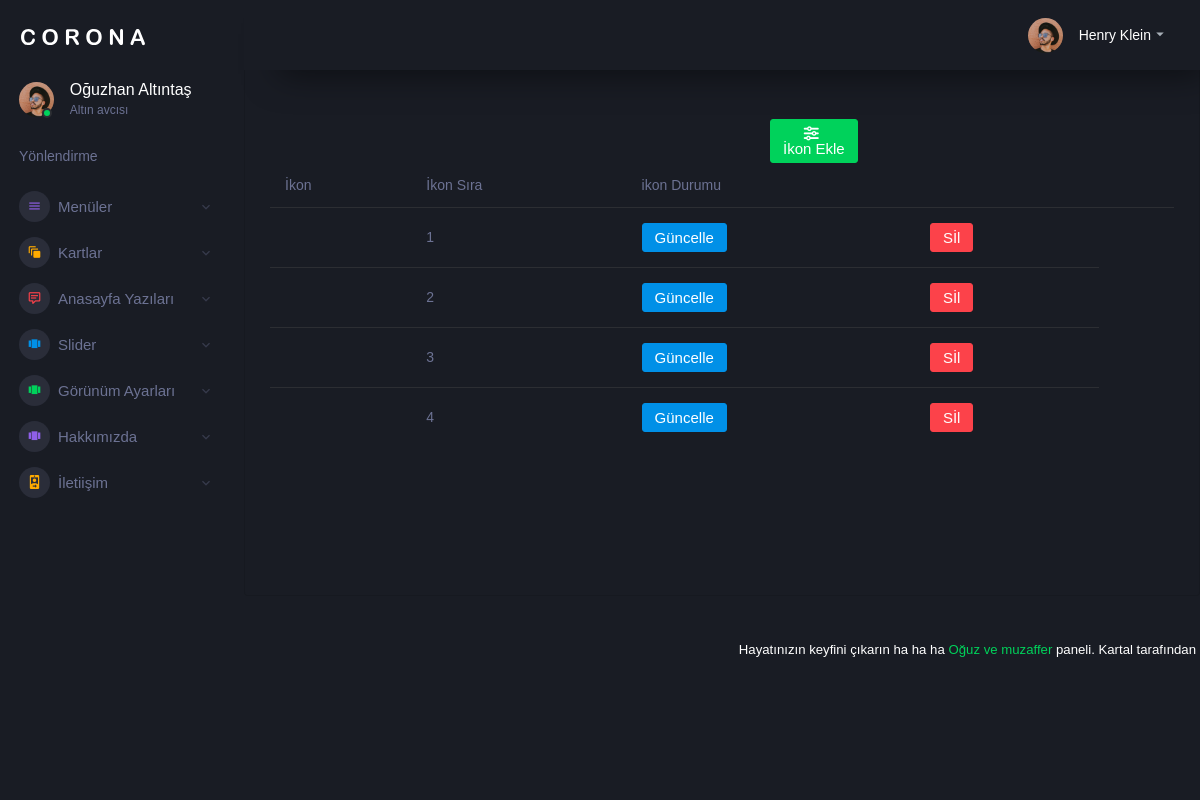
Page /adminPanel/ikonGuncelle.php (signed in) on the committed database.
### tables this page shows
CREATE TABLE IF NOT EXISTS `simgeler` (
  `id` int(11) NOT NULL AUTO_INCREMENT,
  `sosyal_medya_isim` varchar(50) NOT NULL,
  `durum` tinyint(1) NOT NULL,
  `sira` int(11) NOT NULL,
  PRIMARY KEY (`id`)
);

### adminPanel/ikonGuncelle.php (the view, shortened to what this page needs)
<?php
include "panelheader.php";
include "../baglan.php";
?>
										 <div class="row">
              <div class="col-lg-12 grid-margin stretch-card">
                <div class="card">
                  <div class="card-body">
                    <h4 class="card-title">Kart Listesi</h4>
                    <button style="margin-left: 500px; margin-top: 50px; " type="button" class="btn btn-success aw-zoom" data-toggle="modal" data-target="#sliderekle">
					  <i class="fa-solid fa-sliders"></i><br>İkon Ekle
					</button>
                    <div class="table-responsive">
                      <table class="table">
                        <thead>
                          <tr>
                            <th>İkon</th>
                            <th>İkon Sıra</th>
                            <th>ikon Durumu</th>
                            <th></th>
                            <th></th>
                          </tr>
                        </thead>
                         <tbody>
				<?php
				$sorgu = $conn->query("SELECT * FROM simgeler order by sira ");
				while ($cikti = $sorgu->fetch(PDO::FETCH_ASSOC)) { ?>
                          <tr>
                            <td>	 <a href="#" class=""><i class="bx bxl-<?php echo $cikti['sosyal_medya_isim'];   ?>"></i></a> 	</td>
                            <td><?php echo $cikti['sira']; 	 ?></td>
                         <td><a style="text-decoration: none; color: white;" href="sliderguncelle.php?id=<?php echo $cikti['id'] ?>">  <button   type="button" class="btn btn-primary aw-zoom" >Güncelle</button></a></td>
     						<td><a style="text-decoration: none; color: white;" href="sliderSil.php?id=<?php echo $cikti['id'] ?>">  <button   type="button" class="btn btn-danger aw-zoom">Sİl</button></a></td>
                          </tr>
                     <?php } ?>
                      </table>
                    </div>
                  </div>
                </div>
              </div>
<?php
include "panelfooter.php";
?>

### rows in the picture
simgeler: sira "1"
simgeler: sira "2"
simgeler: sira "3"
simgeler: sira "4"
